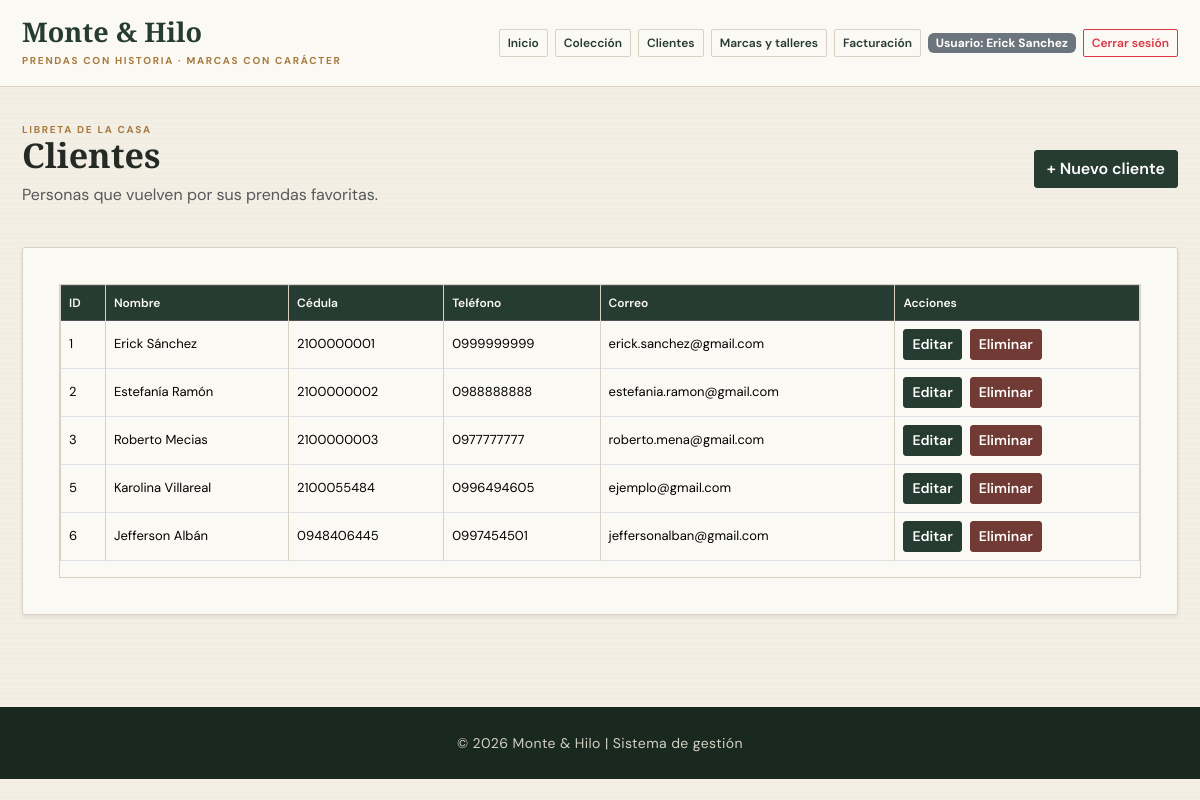
The page /clientes (signed in) on the database its author committed.
### tables this page shows
CREATE TABLE usuarios (
            id INTEGER PRIMARY KEY AUTOINCREMENT,
            usuario TEXT NOT NULL UNIQUE,
            password TEXT NOT NULL
        );

CREATE TABLE clientes (
            id_cliente INTEGER PRIMARY KEY AUTOINCREMENT,
            nombre TEXT NOT NULL,
            cedula TEXT NOT NULL UNIQUE,
            telefono TEXT,
            correo TEXT
        );

### app.py (the view)
@app.route("/clientes")
@login_required
def clientes():
    return render_template("clientes.html", clientes=get_clients(), nombre_sistema=NOMBRE_SISTEMA)

### app.py (called while the page is built)
@login_manager.user_loader
def load_user(user_id):
    user_data = get_user_by_id(user_id)
    if user_data:
        return Usuario(user_data["id"], user_data["usuario"], user_data["password"])
    return None

### conexion/conexion.py (called while the page is built)
def _database_engine():
    configured_engine = os.getenv("DB_ENGINE")
    if configured_engine:
        return configured_engine.lower()
    return "postgresql" if os.getenv("DATABASE_URL") else "sqlite"

def _parameterized_sql(query, params):
    engine = _database_engine()
    if engine in {"sqlite", "sqlite3"}:
        sqlite_params = tuple(float(param) if isinstance(param, Decimal) else param for param in params)
        return query.replace("%s", "?"), sqlite_params
    return query, tuple(params)

def _sqlite_connection():
    DATABASE_PATH.parent.mkdir(exist_ok=True)
    conn = sqlite3.connect(DATABASE_PATH)
    conn.row_factory = sqlite3.Row
    conn.execute("PRAGMA foreign_keys = ON")
    return conn

def get_db_connection():
    engine = _database_engine()
    if engine in {"sqlite", "sqlite3"}:
        return _sqlite_connection()
    if engine in {"postgres", "postgresql"}:
        return _postgres_connection()
    raise RuntimeError(f"Motor de base de datos no compatible: {engine}")

def get_user_by_id(user_id):
    conn = get_db_connection()
    try:
        cursor = conn.cursor()
        query = "SELECT id, usuario, password FROM usuarios WHERE id = %s"
        cursor.execute(*_parameterized_sql(query, (user_id,)))
        row = cursor.fetchone()
        if row is None:
            return None
        if hasattr(row, "keys"):
            return dict(row)
        return {"id": row[0], "usuario": row[1], "password": row[2]}
    finally:
        conn.close()

def _row_as_dict(cursor, row):
    if row is None:
        return None
    if hasattr(row, "keys"):
        return dict(row)
    return dict(zip((column[0] for column in cursor.description), row))

def _read_rows(query, params=()):
    conn = get_db_connection()
    try:
        cursor = conn.cursor()
        cursor.execute(*_parameterized_sql(query, params))
        return [_row_as_dict(cursor, row) for row in cursor.fetchall()]
    finally:
        conn.close()

def get_clients():
    return _read_rows("SELECT id_cliente, nombre, cedula, telefono, correo FROM clientes ORDER BY id_cliente")

### templates/clientes.html (shortened to what this page needs)
{% extends "base.html" %}
{% block content %}
<div class="d-flex justify-content-between align-items-center mb-4">
	<div>
		<p class="eyebrow">LIBRETA DE LA CASA</p>
		<h2 class="page-title">Clientes</h2>
		<p class="text-muted">Personas que vuelven por sus prendas favoritas.</p>
	</div>
	<a href="{{ url_for('formulario_cliente') }}" class="btn btn-success">+ Nuevo cliente</a>
</div>
<div class="card shadow-sm informacion">
	<div class="card-body">
		<div class="table-responsive">
			<table class="table table-hover table-bordered">
				<thead class="table-dark">
					<tr>
						<th>ID</th>
						<th>Nombre</th>
						<th>Cédula</th>
						<th>Teléfono</th>
						<th>Correo</th>
						<th>Acciones</th>
					</tr>
				</thead>
				<tbody>
					{% for cliente in clientes %}
					<tr>
						<td>{{ cliente.id_cliente }}</td>
						<td>{{ cliente.nombre }}</td>
						<td>{{ cliente.cedula }}</td>
						<td>{{ cliente.telefono }}</td>
						<td>{{ cliente.correo }}</td>
						<td>
							<div class="d-flex gap-2">
								<a href="{{ url_for('editar_cliente', client_id=cliente.id_cliente) }}" class="btn btn-sm btn-primary">Editar</a>
								<form action="{{ url_for('eliminar_cliente', client_id=cliente.id_cliente) }}" method="POST" onsubmit="return confirm('¿Deseas eliminar este cliente?');">
									<button type="submit" class="btn btn-sm btn-danger">Eliminar</button>
								</form>
							</div>
						</td>
					</tr>
					{% endfor %}
				</tbody>
			</table>
		</div>
	</div>
</div>
{% endblock %}

### templates/components/navbar.html
<header class="header-principal py-3 bg-light">
	<div class="container">
		<div class="d-flex justify-content-between align-items-center flex-wrap gap-3">
			<div>
				<h1 class="h4 mb-0 brand-mark">{{ nombre_sistema }}</h1>
				<small class="brand-caption">PRENDAS CON HISTORIA · MARCAS CON CARÁCTER</small>
			</div>
			<nav class="d-flex flex-wrap gap-2 align-items-center">
				<a class="btn btn-outline-primary btn-sm" href="{{ url_for('index') }}">Inicio</a>
				{% if current_user.is_authenticated %}
				<a class="btn btn-outline-primary btn-sm" href="{{ url_for('productos') }}">Colección</a>
				<a class="btn btn-outline-primary btn-sm" href="{{ url_for('clientes') }}">Clientes</a>
				<a class="btn btn-outline-primary btn-sm" href="{{ url_for('proveedores') }}">Marcas y talleres</a>
				<a class="btn btn-outline-primary btn-sm" href="{{ url_for('facturacion') }}">Facturación</a>
				<span class="badge text-bg-secondary">Usuario: {{ current_user.usuario }}</span>
				<a class="btn btn-outline-danger btn-sm" href="{{ url_for('logout') }}">Cerrar sesión</a>
				{% else %}
				<a class="btn btn-outline-success btn-sm" href="{{ url_for('login') }}">Iniciar sesión</a>
				<a class="btn btn-outline-secondary btn-sm" href="{{ url_for('registro') }}">Registrarse</a>
				{% endif %}
			</nav>
		</div>
	</div>
</header>

### static/css/style.css (style rules this page uses)
:root { --paper: #f3efe5; --paper-light: #fbf9f4; --ink: #252b24; --forest: #263b31; --forest-deep: #192920; --oxblood: #713a34; --brass: #a77a3d; --line: #d9d1c1; --muted: #77786d; --serif: "Playfair Display", Georgia, serif; --sans: "DM Sans", sans-serif; }
* { box-sizing: border-box; }
body { margin: 0; color: var(--ink); background-color: var(--paper); background-image: repeating-linear-gradient(0deg, rgba(70, 58, 39, .018) 0, rgba(70, 58, 39, .018) 1px, transparent 1px, transparent 5px); font-family: var(--sans); }
a { color: var(--forest); }
.header-principal { position: relative; z-index: 2; padding: 18px 0 !important; background: var(--paper-light) !important; border-bottom: 1px solid var(--line); }
.brand-mark { color: var(--forest) !important; font: 600 27px/1.05 var(--serif); }
.brand-caption, .eyebrow { display: block; margin: 7px 0 0; color: var(--brass); font-size: 10px; font-weight: 700; letter-spacing: 1.7px; }
.header-principal nav { gap: 7px !important; }
.header-principal .btn { border-radius: 2px; font-size: 12px; }
.header-principal .btn-outline-primary { color: var(--forest); border-color: var(--line); }
.container { max-width: 1180px; }
.btn { border-radius: 3px; font-weight: 600; }
.btn-primary, .btn-success { color: #fff; background: var(--forest); border-color: var(--forest); }
.btn-danger { background: var(--oxblood); border-color: var(--oxblood); }
.informacion, .card { background-color: var(--paper-light); border: 1px solid var(--line); border-radius: 3px; box-shadow: 0 5px 18px rgba(45, 39, 27, .055); }
.informacion { padding: 20px; }
.table { --bs-table-bg: transparent; --bs-table-hover-bg: rgba(38, 59, 49, .05); color: var(--ink); vertical-align: middle; }
.table th { white-space: nowrap; color: var(--paper-light); background: var(--forest); font-size: 12px; font-weight: 600; }
.table td { font-size: 13px; }
.table-bordered > :not(caption) > * > * { border-color: var(--line); }
.table-responsive { border: 1px solid var(--line); }
.page-title { font: 600 34px/1.1 var(--serif); }

### rows shown on the page
usuarios: usuario "Erick Sanchez"
clientes: id_cliente "1", nombre "Erick Sánchez", cedula "2100000001", telefono "0999999999", correo "erick.sanchez@gmail.com"
clientes: id_cliente "2", nombre "Estefanía Ramón", cedula "2100000002", telefono "0988888888", correo "estefania.ramon@gmail.com"
clientes: id_cliente "3", nombre "Roberto Mecias", cedula "2100000003", telefono "0977777777", correo "roberto.mena@gmail.com"
clientes: id_cliente "5", nombre "Karolina Villareal", cedula "2100055484", telefono "0996494605", correo "ejemplo@gmail.com"
clientes: id_cliente "6", nombre "Jefferson Albán", cedula "0948406445", telefono "0997454501", correo "jeffersonalban@gmail.com"

### other values the page prints
{{ nombre_sistema }} "Monte & Hilo"
